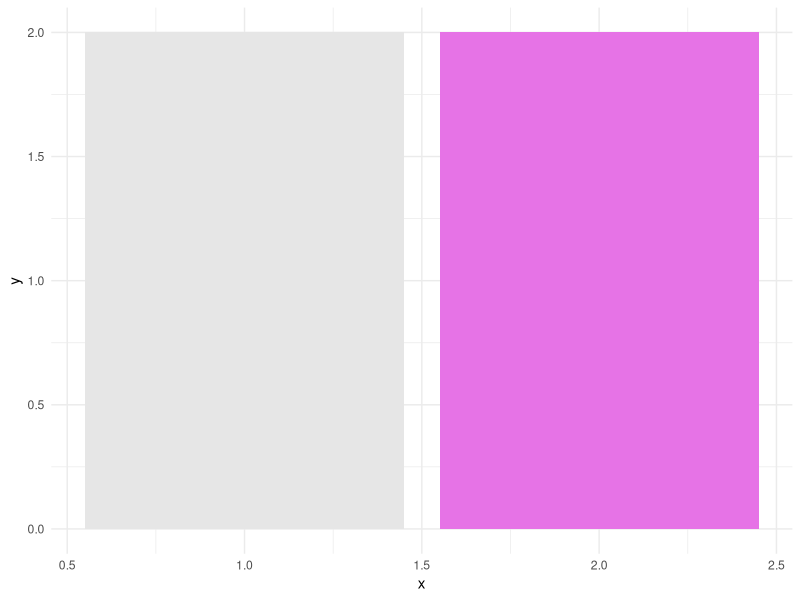
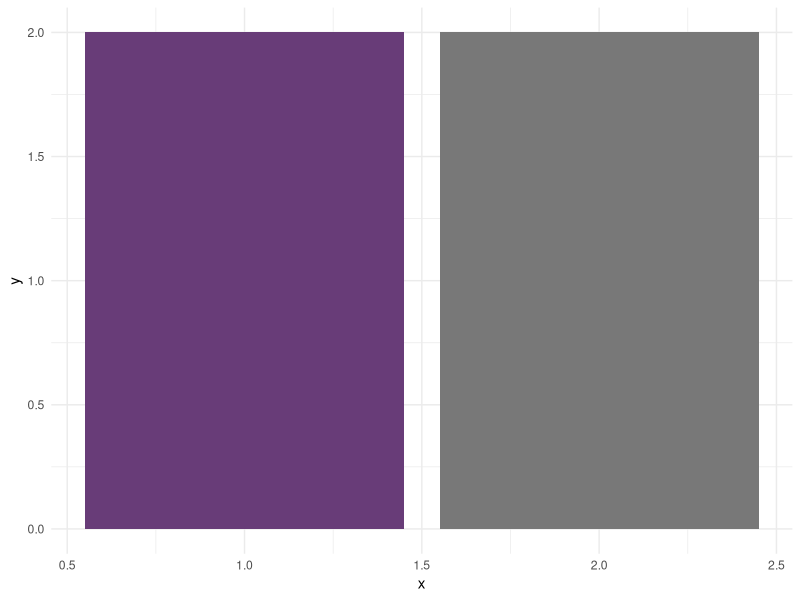
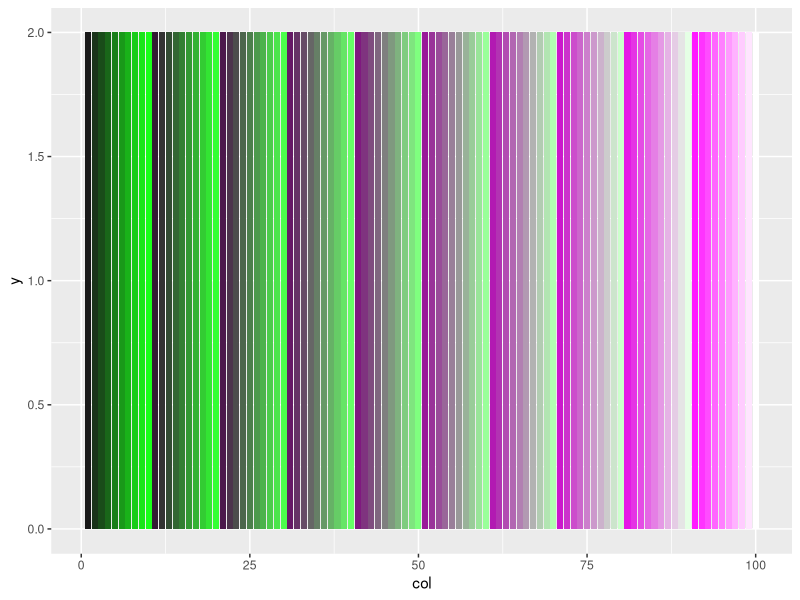
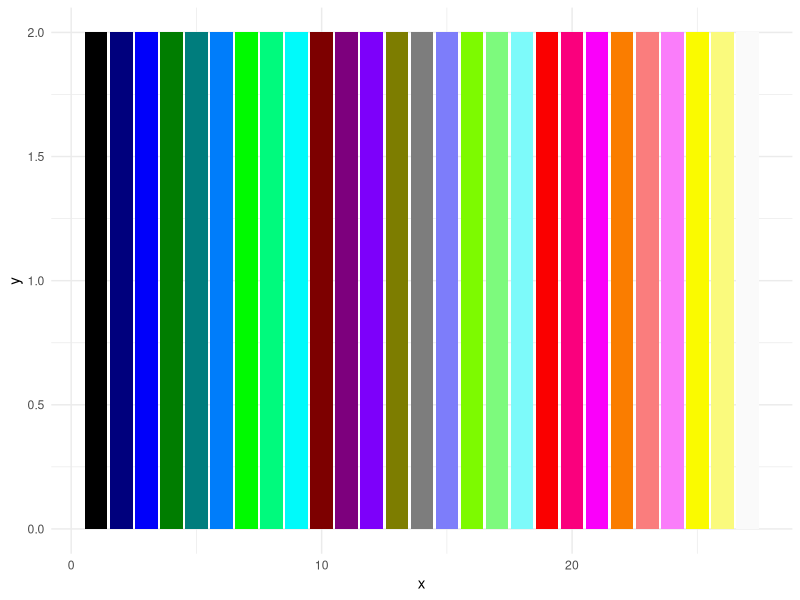
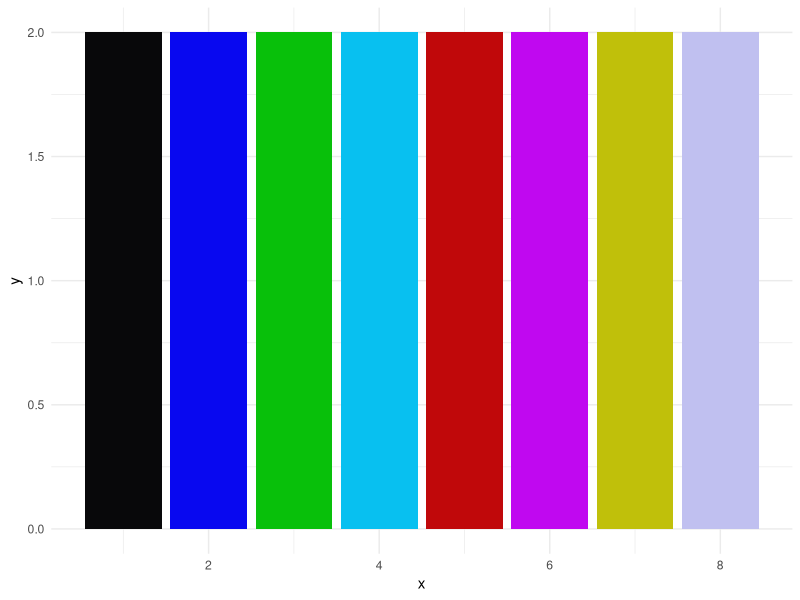

Here is the R script that generated these plots, in order: (Note: this script raises an error after producing the figures.)
## ---- chunk 1
library(ggplot2)

x <- "#99dd99"

to_rgb <- col2rgb(x)
to_rgb
## ---- chunk 2
to_red <- to_rgb
to_red[[1]] <- to_red[[1]] * 0.87
to_red[[2]] <- to_red[[2]] * 0.5
#to_red[[1]] <- to_red[[1]] * 1.2

#to_red <- to_red * 2.3

x_red <- rgb(to_red[[1]], to_red[[2]], to_red[[3]], maxColorValue = 255)


to_red 
to_rgb

ggplot(data = data.frame(x = 1:2, y = 2)) +
  geom_col(aes(x = x, y = y), fill = c("#E6E6E6", "#E673E6")) + 
  theme_minimal()

## ---- chunk 3
blue <- 120
red <- blue * 0.87
green <- blue * 0.5

new_col <- rgb(red, green, blue, maxColorValue = 255)
new_col2 <- rgb(blue, blue, blue, maxColorValue = 255)

ggplot(data = data.frame(x = 1:2, y = 2)) +
  geom_col(aes(x = x, y = y), fill = c(new_col, new_col2)) + 
  theme_minimal()
## ---- chunk 4
no_bins <- 10
bins <- 1:no_bins * 255 / no_bins
combos <- as.data.frame(expand.grid(bins, bins, bins))
colnames(combos) <- c("red", "green", "blue")
crows <- seq_len(nrow(combos))
to_rgb <- rgb(combos$red[crows], combos$green[crows], combos$blue[crows], maxColorValue = 255)
combos$hex <- to_rgb
combos$y <- 2
combos <- combos[combos$hex == sort(combos$hex), ]
combos$col <- seq_len(nrow(combos))
combos
## ---- chunk 5
ggplot(data = combos) +
  geom_col(aes(col, y), fill = combos$hex)
## ---- chunk 6
library(tidyverse)

no_bins <- 2
bins <- 1:no_bins * 230 / no_bins
bins <- c(0, 125, 250)
combos <- tibble(expand.grid(bins, bins, bins))
colnames(combos) <- c("red", "green", "blue")
crows <- seq_len(nrow(combos))
to_rgb <- rgb(combos$red[crows], combos$green[crows], combos$blue[crows], maxColorValue = 255)
combos$hex <- to_rgb

prep <- combos %>% 
  arrange(hex) %>% 
  mutate(
    x = row_number(),
    y = 2
  )

prep %>% 
  ggplot() +
  geom_col(aes(x, y, fill = hex)) +
  scale_fill_manual(values = prep$hex) +
  theme_minimal() +
  theme(legend.position = "none")
## ---- chunk 7
prep
## ---- chunk 8
library(tidyverse)

no_bins <- 2
bins <- 1:no_bins * 230 / no_bins
bins <- c(10, 240)
combos <- tibble(expand.grid(bins, bins, bins))
colnames(combos) <- c("red", "green", "blue")
crows <- seq_len(nrow(combos))
to_rgb <- rgb(combos$red[crows] * 0.8, combos$green[crows] * 0.8, combos$blue[crows], maxColorValue = 255)
combos$hex <- to_rgb

prep <- combos %>% 
  arrange(hex) %>% 
  mutate(
    x = row_number(),
    y = 2
  )

prep %>% 
  ggplot() +
  geom_col(aes(x, y, fill = hex)) +
  scale_fill_manual(values = prep$hex) +
  theme_minimal() +
  theme(legend.position = "none")
## ---- chunk 9
prep_combos %>% 
  ggplot() +
  geom_col(aes(x, y, fill = hex), color = "gray") +
  scale_fill_manual(values = prep_combos$hex) +
  theme_minimal() +
  theme(legend.position = "none") 
## ---- chunk 10
prep_combos %>% 
  mutate()
## ---- chunk 11
library(tidyverse)

no_bins <- 2
bins <- 1:no_bins * 230 / no_bins
bins <- c(40, 220)
combos <- tibble(expand.grid(bins, bins, bins))
colnames(combos) <- c("red", "green", "blue")

red_limit <- 255 * 0.87
combos$red <- ifelse(combos$red <= red_limit, combos$red, red_limit)

green_limit <- 255 * 0.5
combos$green <- ifelse(combos$green <= green_limit, combos$green, green_limit)


crows <- seq_len(nrow(combos))
to_rgb <- rgb(combos$red[crows], combos$green[crows], combos$blue[crows], maxColorValue = 255)
combos$hex <- to_rgb

prep <- combos %>% 
  arrange(hex) %>% 
  mutate(
    x = row_number(),
    y = 2
  )

prep %>% 
  ggplot() +
  geom_col(aes(x, y, fill = hex)) +
  scale_fill_manual(values = prep$hex) +
  theme_minimal() +
  theme(legend.position = "none")
## ---- chunk 12
library(tidyverse)
no_bins <- 2
bins <- 1:no_bins * 230 / no_bins
bins <- c(40, 220)
combos <- tibble(expand.grid(bins, bins, bins))
colnames(combos) <- c("red", "green", "blue")
crows <- seq_len(nrow(combos))
to_rgb <- rgb(combos$red[crows], combos$green[crows], combos$blue[crows], maxColorValue = 255)
combos$hex <- to_rgb
prep <- combos %>% 
  arrange(hex) %>% 
  mutate(
    x = row_number(),
    y = 2
  )
prep %>% 
  ggplot() +
  geom_col(aes(x, y, fill = hex)) +
  scale_fill_manual(values = prep$hex) +
  theme_minimal() +
  theme(legend.position = "none")
